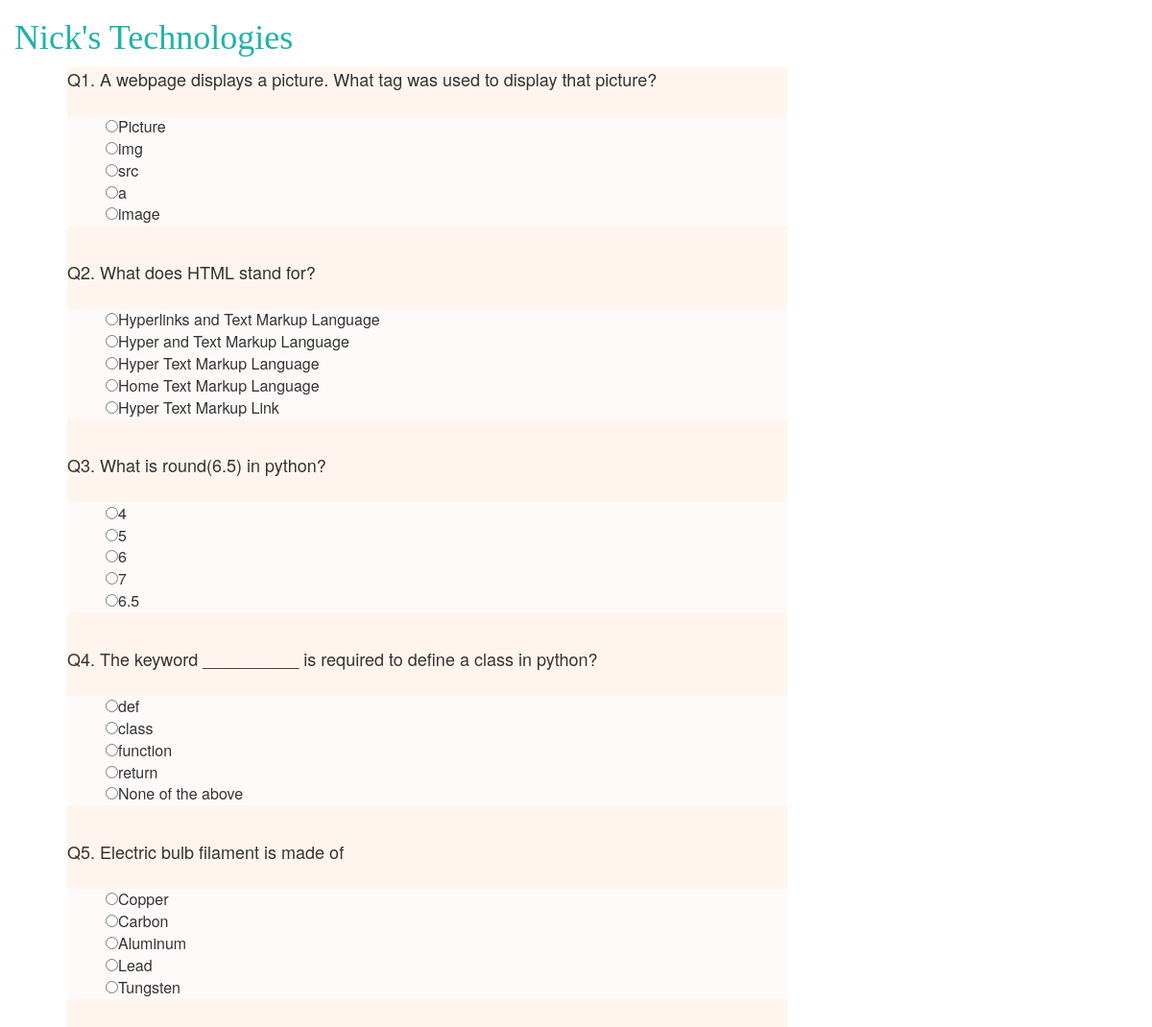
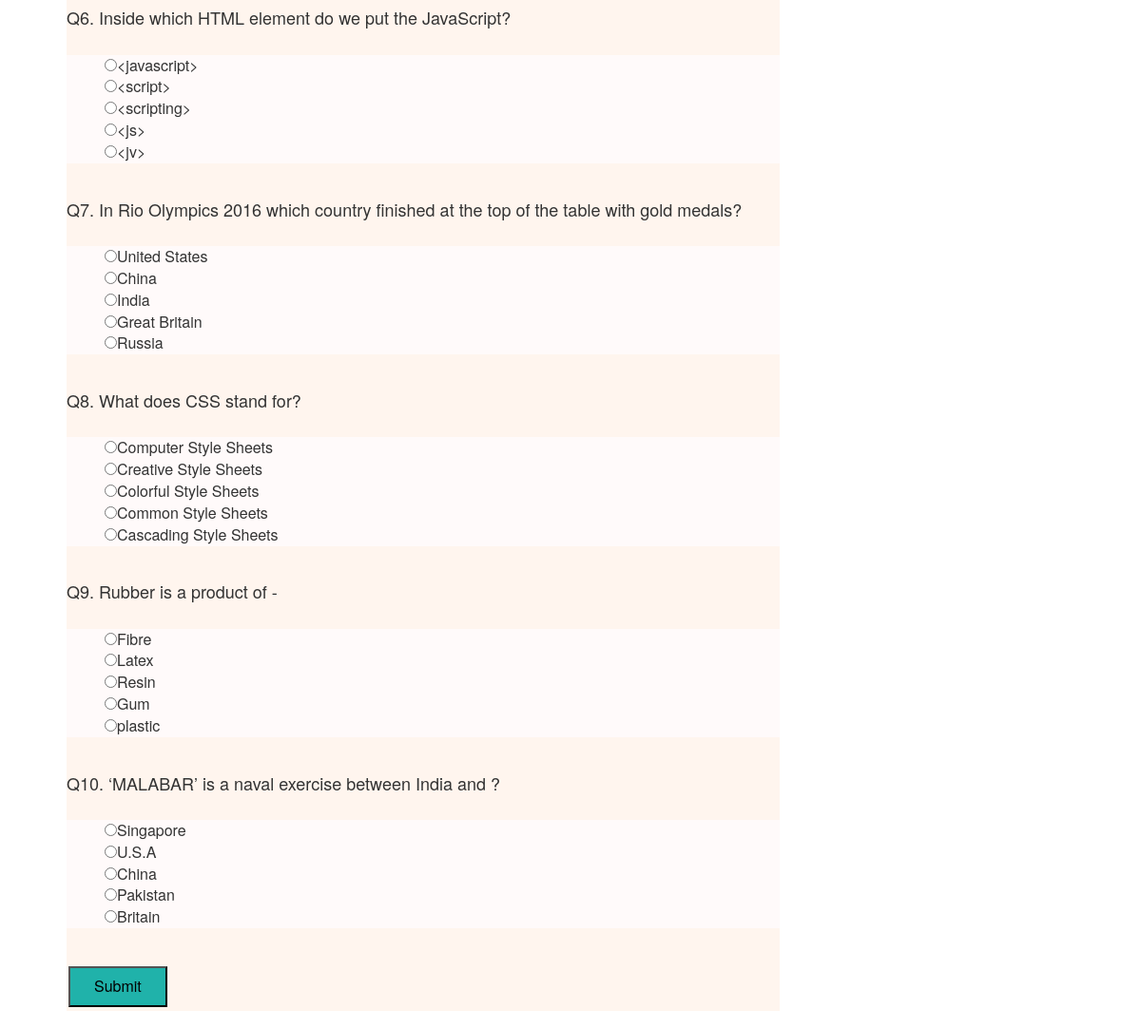
The page / on the database its author committed (2 pictures, top to bottom).
### app/models.py (models this page shows, shortened)
class Question(models.Model):
    number=models.CharField(max_length=200)
    Question = models.TextField()
    Choice1 = models.CharField(max_length=200)
    Choice2 = models.CharField(max_length=200)
    Choice3 = models.CharField(max_length=200)
    Choice4 = models.CharField(max_length=200)
    Choice5 = models.CharField(max_length=200)
    correct_answer = models.CharField(max_length=200)

### app/views.py (the view)
# urls.py: url(r'^$', views.home, name='home'),
def home(request):
    questions = Question.objects.all
    return render(request, 'app/index.html', {'questions': questions})

### app/templates/app/index.html (shortened to what this page needs)
{% extends 'app/base.html' %}
{%load staticfiles%}
{% block content %}
     <div class = 'questions'>
     <form action= 'results/' method = "POST" >
        {% for question in questions %}
	<div class = 'question'>Q{{question.number}}. {{ question.Question }} </div><br>
        <ul id= "choices" class='select'>
        <input type = "radio" name="{{question.number}}" value="{{question.Choice1}}">{{question.Choice1}}<br>
        <input type = "radio" name="{{question.number}}" value="{{question.Choice2}}">{{question.Choice2}}<br>
        <input type = "radio" name="{{question.number}}" value="{{question.Choice3}}">{{question.Choice3}}<br>
        <input type = "radio" name="{{question.number}}" value="{{question.Choice4}}">{{question.Choice4}}<br>
        <input type = "radio" name="{{question.number}}" value="{{question.Choice5}}">{{question.Choice5}}<br>
        </ul>
        <br>
        {% endfor %}
       <input type="submit" class="submit" id="submit" value="Submit"/>
      </div>
{% endblock content %}

### app/templates/app/base.html (shortened to what this page needs)
{% load staticfiles %}
<html>
    <head>
    </head>
    <body>
	<link rel="stylesheet" href="//ma3xcdn.bootstrapcdn.com/bootstrap/3.2.0/css/bootstrap.min.css">
        <link rel="stylesheet" href="//maxcdn.bootstrapcdn.com/bootstrap/3.2.0/css/bootstrap-theme.min.css">
 	<link rel="stylesheet" href="{% static 'css/app.css' %}">
        <div>
        <h1><a href="/">Nick's Technologies</a></h1>
	</div>
        <div class="content container">
         <div class="row">
          <div class="col-md-8">
            {% block content %}
            {% endblock %}
           </div>
        </div>
       </div>
    </body>
</html>

### app/static/css/app.css (style rules this page uses)
body { padding-left: 15px; }
h1 a { color:LIGHTSEAGREEn; font-family: ' Sans-serif'; }
.content { margin-left: 40px; }
.questions { font-size: large; background-color: SEASHELL; }
.select { font-size: medium; background-color: SNOW; }
h1 { font-family: 'Lobster', cursive; }
.submit { background-color: LIGHTSEAGREEN; color: black; padding: 8px 25px; text-align: center; display: inline-block; font-size: 16px; margin: 4px 2px; cursor: pointer; }

### rows shown on the page
Question: number "1", Question "A webpage displays a picture. What tag was used to display that picture?", Choice1 "Picture", Choice2 "img", Choice3 "src", Choice4 "a", Choice5 "image"
Question: number "2", Question "What does HTML stand for?", Choice1 "Hyperlinks and Text Markup Language", Choice2 "Hyper and Text Markup Language", Choice3 "Hyper Text Markup Language", Choice4 "Home Text Markup Language", Choice5 "Hyper Text Markup Link"
Question: number "3", Question "What is round(6.5) in python?", Choice1 "4", Choice2 "5", Choice3 "6", Choice4 "7", Choice5 "6.5"
Question: number "4", Question "The keyword __________ is required to define a class in python?", Choice1 "def", Choice2 "class", Choice3 "function", Choice4 "return", Choice5 "None of the above"
Question: number "5", Question "Electric bulb filament is made of", Choice1 "Copper", Choice2 "Carbon", Choice3 "Aluminum", Choice4 "Lead", Choice5 "Tungsten"
Question: number "6", Question "Inside which HTML element do we put the JavaScript?", Choice1 "<javascript>", Choice2 "<script>", Choice3 "<scripting>", Choice4 "<js>", Choice5 "<jv>"
Question: number "7", Question "In Rio Olympics 2016 which country finished at the top of the table with gold medals?", Choice1 "United States", Choice2 "China", Choice3 "India", Choice4 "Great Britain", Choice5 "Russia"
Question: number "8", Question "What does CSS stand for?", Choice1 "Computer Style Sheets", Choice2 "Creative Style Sheets", Choice3 "Colorful Style Sheets", Choice4 "Common Style Sheets", Choice5 "Cascading Style Sheets"
Question: number "9", Question "Rubber is a product of -", Choice1 "Fibre", Choice2 "Latex", Choice3 "Resin", Choice4 "Gum", Choice5 "plastic"
Question: number "10", Question "‘MALABAR’ is a naval exercise between India and ?", Choice1 "Singapore", Choice2 "U.S.A", Choice3 "China", Choice4 "Pakistan", Choice5 "Britain"
